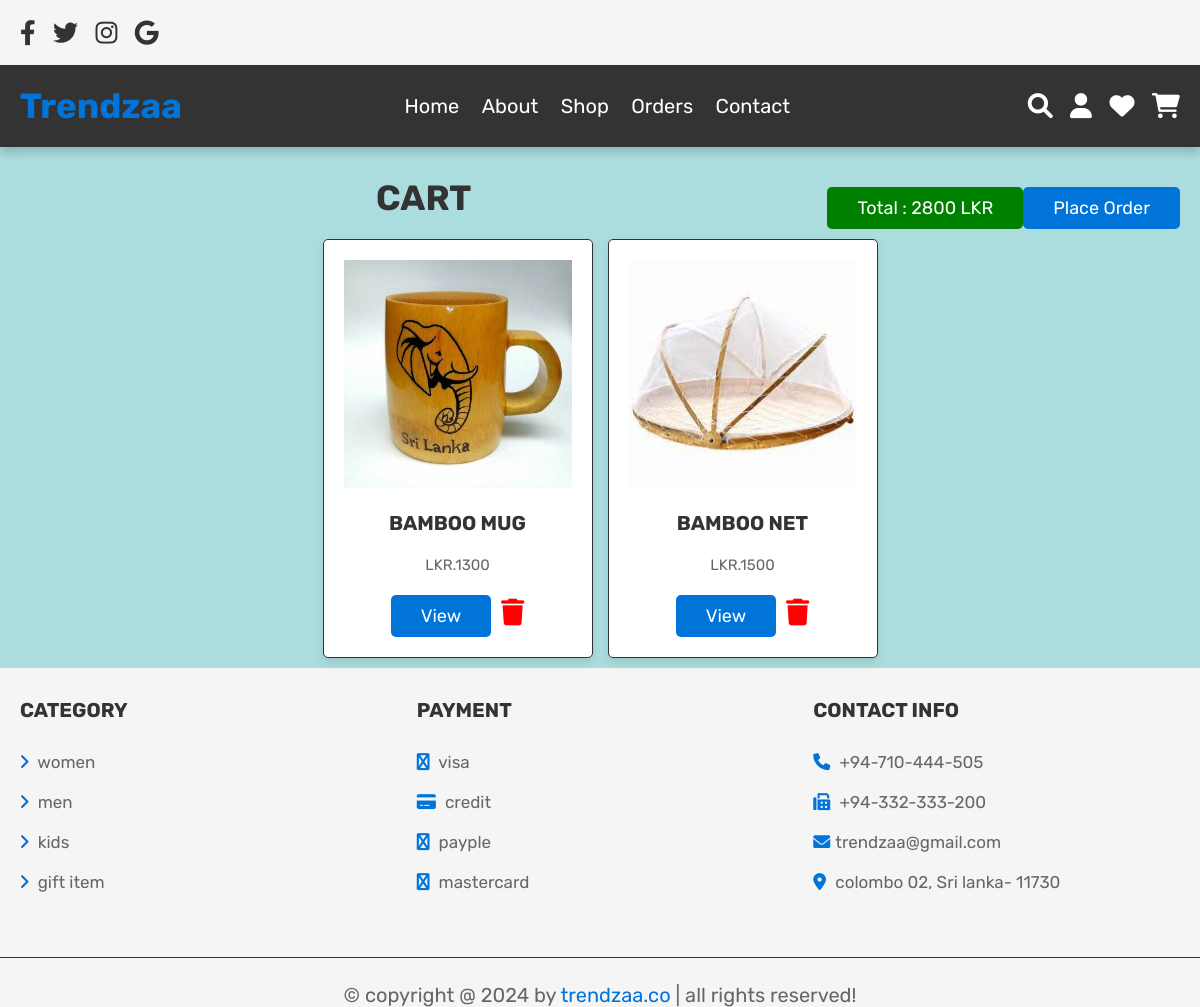
/cart.php (signed in), run on the app's committed database.
### tables this page shows
CREATE TABLE `cart` (
  `id` int(11) NOT NULL,
  `itemid` int(11) NOT NULL,
  `userid` int(11) NOT NULL,
  `orderid` int(11) NOT NULL DEFAULT 0,
  `shipstatus` varchar(250) NOT NULL DEFAULT 'pending'
);

CREATE TABLE `items` (
  `id` int(11) NOT NULL,
  `name` varchar(100) NOT NULL,
  `price` varchar(100) NOT NULL,
  `image` varchar(100) NOT NULL,
  `catid` int(11) NOT NULL,
  `description` varchar(1000) NOT NULL,
  `userid` int(11) NOT NULL,
  `deleted` int(11) NOT NULL DEFAULT 0
);

### cart.php (the view, shortened to what this page needs)
<?php
include_once('controllers/dbcon.php');
?>
<!DOCTYPE html>
<html lang="en">
<head>
<link rel="stylesheet" href="https://cdnjs.cloudflare.com/ajax/libs/font-awesome/6.0.0/css/all.min.css">
<link rel="stylesheet" href="css/style.css">
</head>
<body>
<?php include 'header.php' ;?>
<section class="home-category">
    <div>
        <a style="float:right;" id="myBtn" class="btn">Place Order</a>
            <?php
                    $userid = $_SESSION['userid'];
                    $sumsql = "SELECT sum(price) as price FROM `cart` join items where cart.itemid=items.id and cart.userid=$userid and cart.orderid=0";
                    $sumresult = $conn->query($sumsql);
                    if ($sumresult->num_rows > 0) {
                        while($srow = $sumresult->fetch_assoc())
                        {
                            echo '
                            <a style="float:right;background-color:green;"  class="btn">Total : '.$srow['price'].' LKR</a>
                            ';
                        }
                    } else {
                        echo "<font color='red'> Ooops ! No Records ! </font>";
                    }
                    ?>
        <h1 class="title">Cart </h1>
    </div>
   <div class="box-container">
   <?php
            $itemsql = "SELECT *,cart.id as cartid,items.id as itmid FROM `cart` join items where cart.itemid=items.id and cart.userid=$userid  and cart.orderid=0";
            $itemresult = $conn->query($itemsql);
            if ($itemresult->num_rows > 0) {
                while($row = $itemresult->fetch_assoc())
                {
                    echo '
                    <div class="box">
                        <img src="uploads/'.$row["image"].'" alt="">
                        <h3>'.$row["name"].' </h3>
                        <p>LKR.'.$row["price"].'</p>
                        <a href="singleitem.php?itemid='.$row["itmid"].'" class="btn"">View</a>
                        <a href="controllers/removecart.php?itemid='.$row["itmid"].'&id='.$row["cartid"].'" class="">&nbsp;&nbsp;&nbsp;<i class="fa fa-trash" style="font-size:20pt;color:red;" aria-hidden="true"></i></a>
                    </div>
                    ';
                }
            } else {
                echo "<font color='red'> Ooops ! No Records ! </font>";
            }
            ?>
</div>
</section>
<?php
include'footer.php';
   ?>
</body>
</html>

### css/style.css (style rules this page uses)
:root { --blue:#0000ae; --red:#c0392b; --light-blue:#0074D9; --sandy-tan:#ACDDDE; --orange:#f39c12; --black:#333; --white:#fff; --light-color:#666; --light-white:#ccc; --light-bg:#f5f5f5; --border:.1rem solid var(--black); --box-shadow:0 .5rem 1rem rgba(0,0,0,.1); }
* { font-family: 'Rubik', sans-serif; margin:0; padding:0; box-sizing: border-box; outline: none; border:none; text-decoration: none; transition:all .2s linear; }
body { background-color: var(--sandy-tan); }
html { font-size: 62.5%; overflow-x: hidden; scroll-behavior: smooth; scroll-padding-top: 6.5rem; }
.btn, .option-btn, .delete-btn, .white-btn { display: inline-block; margin-top: 1rem; padding:1rem 3rem; cursor: pointer; color:var(--white); font-size: 1.8rem; border-radius: .5rem; text-transform: capitalize; }
.white-btn, .btn { background-color: var(--light-blue); }
section { padding: 3rem 2rem; max-width: 1200px; margin: 0 auto; }
.home-category .box-container { display: grid; grid-template-columns: repeat(auto-fit, 27rem); gap:1.5rem; justify-content: center; align-items: flex-start; margin-bottom: 1rem; }
.title { text-align: center; margin-bottom: 2rem; text-transform: uppercase; color:var(--black); font-size: 3.5rem; }
.home-category .box-container .box { padding:2rem; text-align: center; border:var(--border); background-color: var(--light-white); box-shadow: var(--box-shadow); border-radius: .5rem; }
.home-category .box-container .box img { width: 100%; margin-bottom: 2rem; }
.home-category .box-container .box h3 { text-transform: uppercase; color:var(--black); padding:1rem 0; font-size: 2rem; }
.home-category .box-container .box p { line-height: 2; font-size: 1.5rem; color:var(--light-color); padding:.5rem 0; }
.home-category { padding-bottom:0; }
.home-category .box-container { display: grid; grid-template-columns: repeat(auto-fit, 27rem); gap:1.5rem; justify-content: center; align-items: flex-start; }
.home-category .box-container .box { padding:2rem; text-align: center; border:var(--border); background-color: var(--white); box-shadow: var(--box-shadow); border-radius: .5rem; }
.home-category .box-container .box img { width: 100%; margin-bottom: 1rem; }
.home-category { padding-bottom: 0; }

### data on the page
cart: itemid.image (picture), itemid.name "BAMBOO MUG", itemid.price "1300"
cart: itemid.image (picture), itemid.name "BAMBOO NET", itemid.price "1500"

### other printed values
$srow['price'] "2800"
